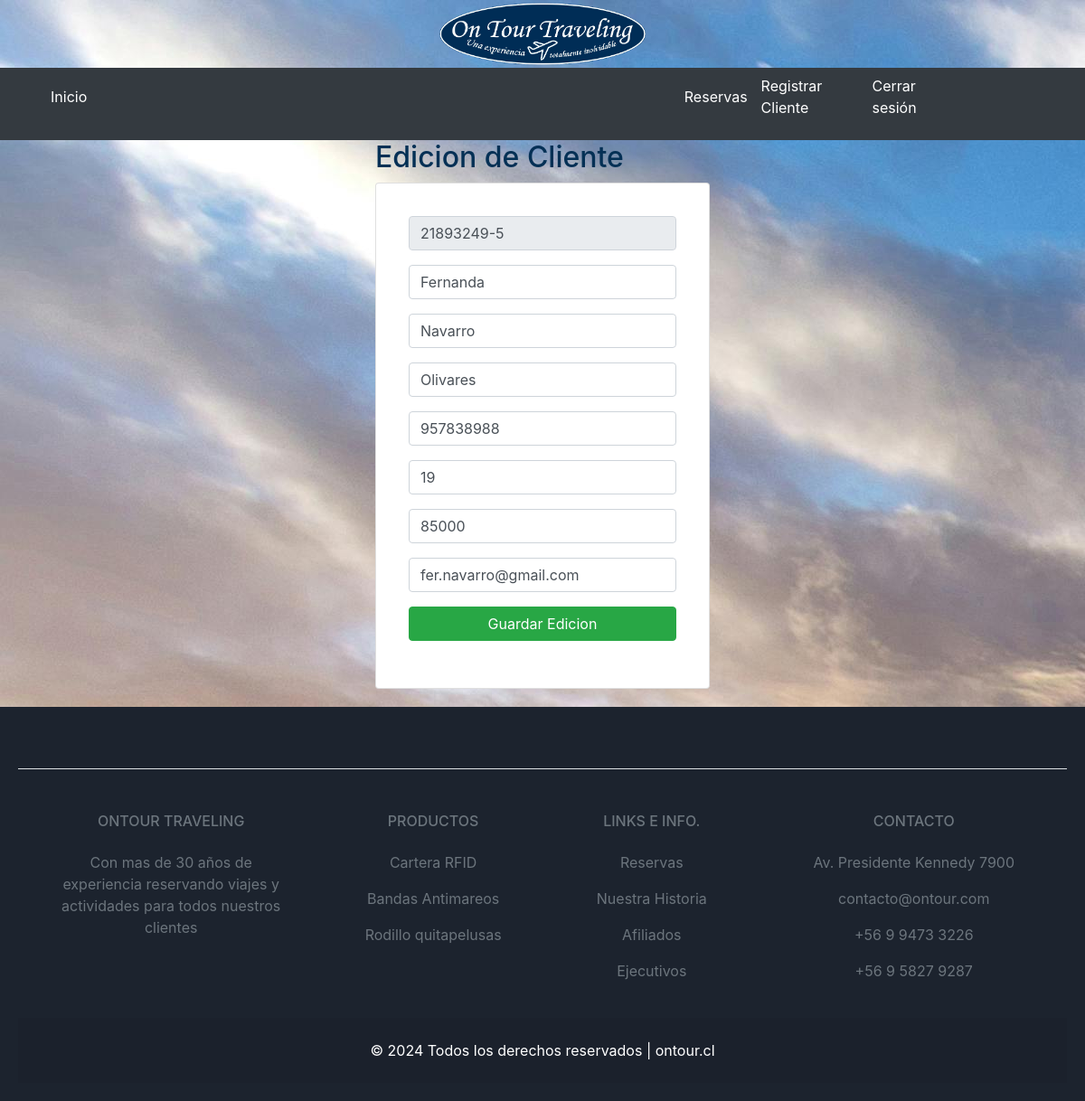
The app's page /edit1/21893249-5 (signed in) with its own data.
### otb/models.py (models this page shows)
class Cliente(models.Model):
    rut     = models.CharField(primary_key=True, max_length=10)
    nombre  = models.CharField(max_length=30)
    aPaterno = models.CharField(max_length=30)
    aMaterno = models.CharField(max_length=30)
    fono      = models.IntegerField()
    edad     = models.IntegerField()
    deposito = models.IntegerField()
    email    = models.EmailField(unique=True, max_length=100, blank=True, null=True)

### otb/views.py (the view)
# urls.py: path('edit1/<rut>', views.edit),
def edit(request, rut):
    cliente = Cliente.objects.get(rut=rut)
    return render(request, "otb/edit.html", {"cliente": cliente})

### otb/templates/otb/edit.html
{% extends "otb/base.html" %}
{% block content %}
<div class = "row">
    <div class="col-md-4 offset-md-4">
        <h2>Edicion de Cliente</h2>
        <div class="card p-3">
            <div class="card-body">
                <form action="/edit/" method="POST">{% csrf_token %}
                    <div class="form-group mb-3">
                        <input type="text" id="Rut" name="Rut" value="{{cliente.rut}}" class="form-control" placeholder="Rut"
                        minlength="10" maxlength="10" readonly required>
                    </div>
                    <div class="form-group mb-3">
                        <input type="text" id="Nombre" name="Nombre" value="{{cliente.nombre}}" class="form-control" placeholder="Nombre"
                        maxlength="50" required>
                    </div>
                    <div class="form-group mb-3">
                        <input type="text" id="numCantidad" name="aPaterno" value="{{cliente.aPaterno}}" class="form-control" placeholder="Apellido Paterno" min="1" max="100" required>
                    </div>
                    <div class="form-group mb-3">
                        <input type="text" id="numCantidad" name="aMaterno" value="{{cliente.aMaterno}}" class="form-control" placeholder="Apellido Materno" min="1" max="100" required>
                    </div>
                    <div class="form-group mb-3">
                        <input type="number" id="numCantidad" name="Fono" value="{{cliente.fono}}" class="form-control" placeholder="Telefono" min="111111111" max="999999999" required>
                    </div>
                    <div class="form-group mb-3">
                        <input type="number" id="numCantidad" name="Edad" value="{{cliente.edad}}" class="form-control" placeholder="Edad" min="1" max="100" required>
                    </div>
                    <div class="form-group mb-3">
                        <input type="number" id="numCantidad" name="Deposito" value="{{cliente.deposito}}" class="form-control" placeholder="Deposito" min="1000" max="150000" required>
                    </div>
                    <div class="form-group mb-3">
                        <input type="text" id="numCantidad" name="Email" value="{{cliente.email}}" class="form-control" placeholder="Email" min="20" max="50" required>
                    </div>
                    <div class="form-group">
                        <button type="submit" class="btn btn-success btn-block text-white">Guardar Edicion</button>
                    </div>
                </form>
            </div>
        </div>
    </div>
</div>
{% endblock content %}

### otb/static/css/style.css (style rules this page uses)
body { background: rgb(4, 48, 85, 10.5); color: rgb(4, 48, 85, 10.5); }

### otb/templates/otb/base.html (style rules this page uses)
body { background-image: url('static/img/fondo.jpg'); }

### records on screen
Cliente: Rut "21893249-5", Nombre "Fernanda", aPaterno "Navarro", aMaterno "Olivares", Fono "957838988", Edad "19", Deposito "85000", Email "fer.navarro@gmail.com"
